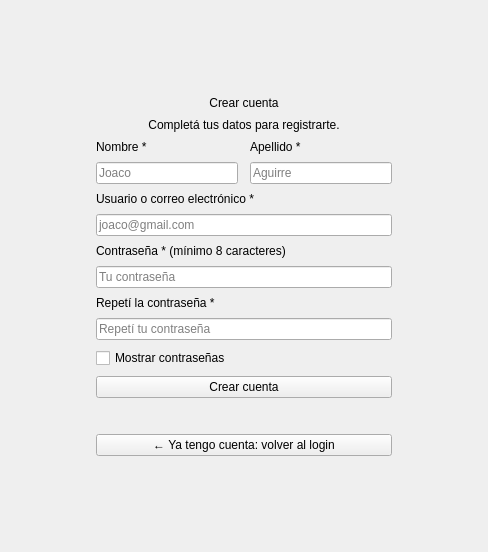
<?xml version="1.0" encoding="UTF-8"?>
<ui version="4.0">
 <class>pantalla_registro</class>
 <widget class="QWidget" name="pantalla_registro"><property name="windowTitle"><string></string></property><layout class="QGridLayout" name="layout_pantalla"><property name="leftMargin"><number>24</number></property><property name="topMargin"><number>24</number></property><property name="rightMargin"><number>24</number></property><property name="bottomMargin"><number>24</number></property><item row="0" column="1"><spacer name="spacer_arriba"><property name="orientation"><enum>Qt::Vertical</enum></property><property name="sizeHint" stdset="0"><size><width>20</width><height>40</height></size></property></spacer></item><item row="1" column="0"><spacer name="spacer_izquierda"><property name="orientation"><enum>Qt::Horizontal</enum></property><property name="sizeHint" stdset="0"><size><width>40</width><height>20</height></size></property></spacer></item><item row="1" column="1"><widget class="QFrame" name="frame_tarjeta"><property name="minimumSize"><size><width>360</width><height>0</height></size></property><property name="maximumSize"><size><width>440</width><height>16777215</height></size></property><property name="frameShape"><enum>QFrame::NoFrame</enum></property><layout class="QVBoxLayout" name="layout_tarjeta"><property name="spacing"><number>8</number></property><property name="leftMargin"><number>32</number></property><property name="topMargin"><number>32</number></property><property name="rightMargin"><number>32</number></property><property name="bottomMargin"><number>32</number></property><item><widget class="QLabel" name="label_titulo"><property name="text"><string>Crear cuenta</string></property><property name="alignment"><set>Qt::AlignCenter</set></property></widget></item><item><widget class="QLabel" name="label_subtitulo"><property name="text"><string>Completá tus datos para registrarte.</string></property><property name="alignment"><set>Qt::AlignCenter</set></property><property name="wordWrap"><bool>true</bool></property></widget></item><item><layout class="QHBoxLayout" name="layout_nombre_apellido"><property name="spacing"><number>12</number></property><item><layout class="QVBoxLayout" name="layout_nombre"><property name="spacing"><number>8</number></property><item><widget class="QLabel" name="label_nombre"><property name="text"><string>Nombre *</string></property></widget></item><item><widget class="QLineEdit" name="input_nombre"><property name="placeholderText"><string>Joaco</string></property></widget></item></layout></item><item><layout class="QVBoxLayout" name="layout_apellido"><property name="spacing"><number>8</number></property><item><widget class="QLabel" name="label_apellido"><property name="text"><string>Apellido *</string></property></widget></item><item><widget class="QLineEdit" name="input_apellido"><property name="placeholderText"><string>Aguirre</string></property></widget></item></layout></item></layout></item><item><widget class="QLabel" name="label_usuario"><property name="text"><string>Usuario o correo electrónico *</string></property></widget></item><item><widget class="QLineEdit" name="input_usuario"><property name="placeholderText"><string>joaco@gmail.com</string></property></widget></item><item><widget class="QLabel" name="label_password"><property name="text"><string>Contraseña * (mínimo 8 caracteres)</string></property></widget></item><item><widget class="QLineEdit" name="input_password"><property name="placeholderText"><string>Tu contraseña</string></property><property name="echoMode"><enum>QLineEdit::Password</enum></property></widget></item><item><widget class="QLabel" name="label_confirmar_password"><property name="text"><string>Repetí la contraseña *</string></property></widget></item><item><widget class="QLineEdit" name="input_confirmar_password"><property name="placeholderText"><string>Repetí tu contraseña</string></property><property name="echoMode"><enum>QLineEdit::Password</enum></property></widget></item><item><widget class="QCheckBox" name="chk_mostrar_password"><property name="text"><string>Mostrar contraseñas</string></property><property name="cursor"><cursorShape>PointingHandCursor</cursorShape></property></widget></item><item><widget class="QPushButton" name="btn_registrar"><property name="text"><string>Crear cuenta</string></property><property name="cursor"><cursorShape>PointingHandCursor</cursorShape></property></widget></item><item><widget class="QLabel" name="label_mensaje"><property name="text"><string></string></property><property name="alignment"><set>Qt::AlignCenter</set></property><property name="wordWrap"><bool>true</bool></property><property name="minimumSize"><size><width>0</width><height>20</height></size></property></widget></item><item><widget class="QPushButton" name="btn_volver_login"><property name="text"><string>← Ya tengo cuenta: volver al login</string></property><property name="cursor"><cursorShape>PointingHandCursor</cursorShape></property></widget></item></layout></widget></item><item row="1" column="2"><spacer name="spacer_derecha"><property name="orientation"><enum>Qt::Horizontal</enum></property><property name="sizeHint" stdset="0"><size><width>40</width><height>20</height></size></property></spacer></item><item row="2" column="1"><spacer name="spacer_abajo"><property name="orientation"><enum>Qt::Vertical</enum></property><property name="sizeHint" stdset="0"><size><width>20</width><height>40</height></size></property></spacer></item></layout></widget>
 <tabstops><tabstop>input_nombre</tabstop><tabstop>input_apellido</tabstop><tabstop>input_usuario</tabstop><tabstop>input_password</tabstop><tabstop>input_confirmar_password</tabstop><tabstop>chk_mostrar_password</tabstop><tabstop>btn_registrar</tabstop><tabstop>btn_volver_login</tabstop></tabstops>
 <resources/>
 <connections/>
</ui>
